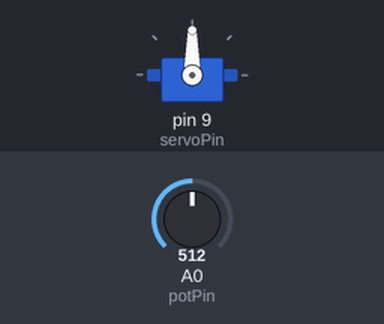
A sketch run on a simulated Arduino Uno, built with avr-gcc and run on an emulated ATmega328P. Shown: servo. Inputs (shaded band) come from the test bench; at power-on: A0 (potPin) = 512. Storage starts empty; what the sketch prints to the serial monitor is not drawn.

Above: at 1.2 s.
1.3 s: A0 (potPin) set to 716
At 2.2 s:
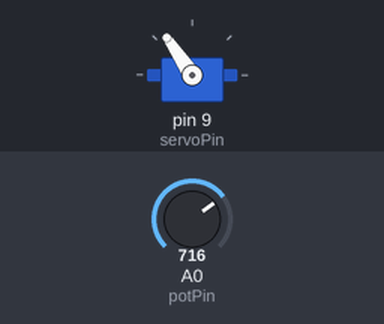
2.8 s: A0 (potPin) set to 900
At 3.1 s:
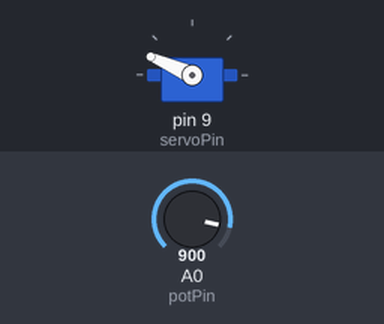
4.3 s: A0 (potPin) set to 1023
At 5.5 s:
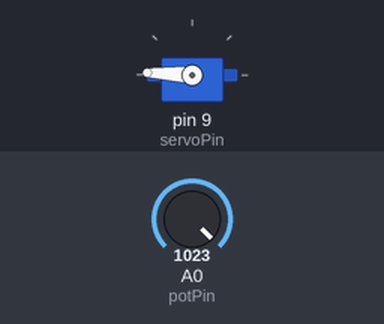
5.8 s: A0 (potPin) set to 306
At 6.6 s:
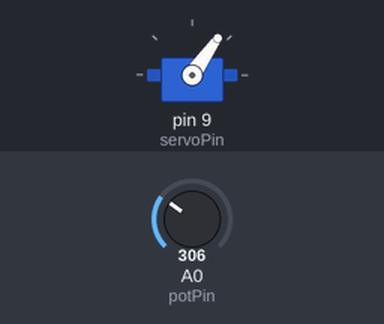
8.8 s: A0 (potPin) set to 122
At 10.1 s:
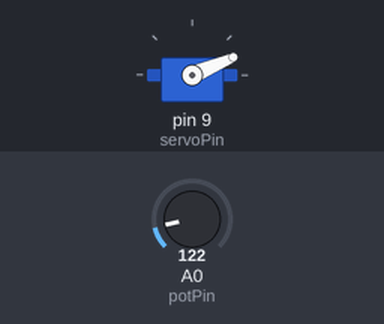
Timing chart, 0 to 11.3 s (numbered marks = the images above; inputs shaded):
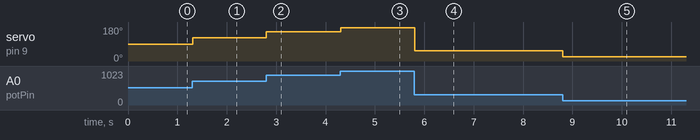

Measured:
- after the input at 1.3 s, servo on pin 9 (servoPin): 90° → 124° at once
- after the input at 2.8 s, servo on pin 9 (servoPin): 124° → 156° at once
- after the input at 4.3 s, servo on pin 9 (servoPin): 156° → 177° at once
- after the input at 5.8 s, servo on pin 9 (servoPin): 177° → 55° at once
- after the input at 8.8 s, servo on pin 9 (servoPin): 55° → 23° at once

The sketch:

SD_card_module_read-write_demo.ino
```cpp
#include <SPI.h>
#include <SD.h>
#include <Servo.h>

File servoPosFile;
Servo servoA;
#define servoPin 9
#define potPin  A0

void setup()
{
  servoA.attach(servoPin);
  //Open serial communications and wait for port to open:
  Serial.begin(9600);
  while(!Serial)
  {
    ; //wait for serial port to connect.
  }

  Serial.print("Initializing SD card...");
  if(!SD.begin(4))
  {
    Serial.println("initialization failed!");
    while(1);
  }
  Serial.println("initialization done");
  servoPosFile = SD.open("servo_Positions.txt", FILE_WRITE);
}

byte angle = 0;

byte state = 0;


void loop()
{
  angle = map(analogRead(potPin), 0, 1023, 3, 177);
  servoA.write(angle);

  if(state==1)
  {
   // Serial.println("Inside writing function");

    servoPosFile.println(angle);
    Serial.println(angle);
  }

  if(Serial.available() )
  {
    char mes = Serial.read();
    Serial.println(mes);
    if(mes=='1')
    {
      state = 1;
      servoPosFile = SD.open("servo_Positions.txt");
    }
    else if(mes=='2')
    {
      state = 0;
      servoPosFile.close();
    }

  }

  delay(10);

}
```
